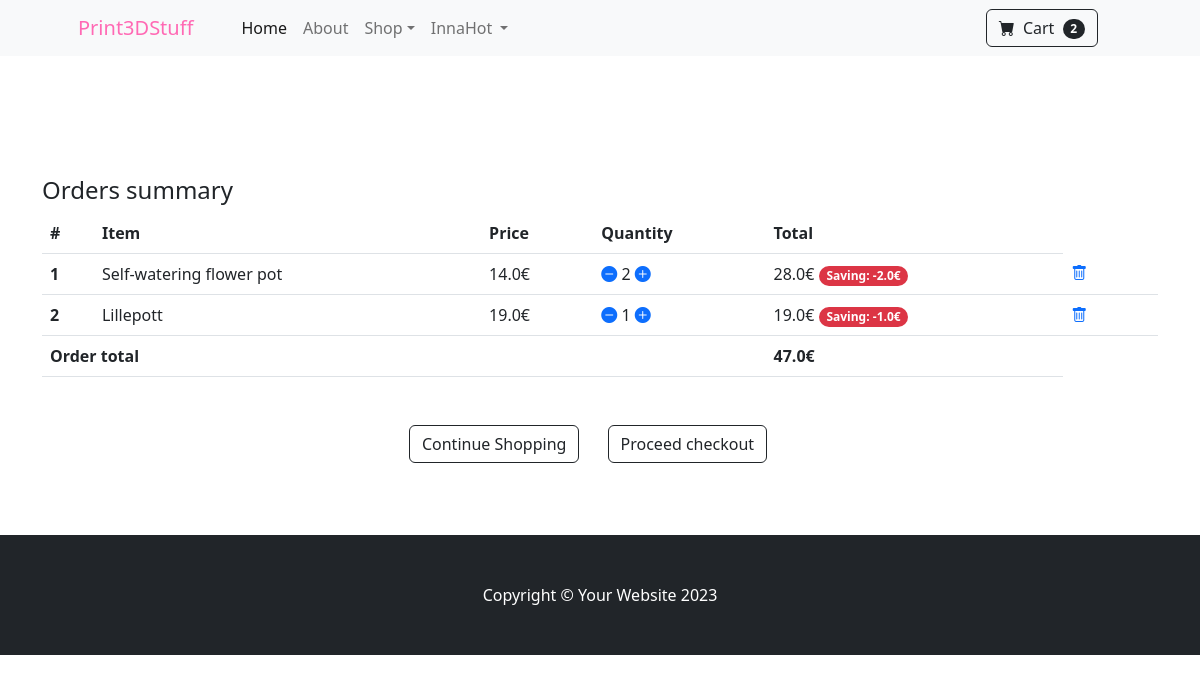
The page /summary/ (signed in) on the database its author committed.
### mainapp/models.py (models this page shows, shortened)
class Order(models.Model):
    user = models.ForeignKey(User, on_delete=models.CASCADE)
    order_ref = models.CharField(max_length=20)
    items = models.ManyToManyField(OrderItem)
    ordered_date = models.DateTimeField()
    ordered = models.BooleanField(default=False)
    billing_address = models.ForeignKey('BillingAddress', on_delete=models.SET_NULL, blank=True, null=True)
    coupon = models.ForeignKey('Coupon', on_delete=models.SET_NULL, blank=True, null=True)
    payment = models.ForeignKey('Payment', on_delete=models.SET_NULL, blank=True, null=True)
    delivered = models.BooleanField(default=False)
    received = models.BooleanField(default=False)
    refund_requested = models.BooleanField(default=False)
    refund_granted = models.BooleanField(default=False)
    def total_price(self):
        total = 0
        for order_item in self.items.all():
            total += order_item.final_price()
        if self.coupon:
            total -= self.coupon.amount
        return total

class OrderItem(models.Model):
    user = models.ForeignKey(User, on_delete=models.CASCADE)
    ordered = models.BooleanField(default=False)
    item = models.ForeignKey(Item, on_delete=models.CASCADE)
    quantity = models.IntegerField(default=1)
    def total_item_price(self):
        return self.quantity * self.item.price
    def total_item_discount_price(self):
        return self.quantity * self.item.discount_price
    def amount_saved(self):
        return self.total_item_price() - self.total_item_discount_price()
    def final_price(self):
        if self.item.discount_price:
            return self.total_item_discount_price()
        else:
            return self.total_item_price()

class Item(models.Model):
    title = models.CharField(max_length=100)
    price = models.FloatField()
    discount_price = models.FloatField(blank=True, null=True)
    category = models.CharField(choices=CATEGORY_CHOICES, max_length=5)
    slug = models.SlugField()
    description = models.TextField()
    image = models.ImageField()

### mainapp/views.py (the view)
# urls.py: path('summary/', views.OrderSummary.as_view(), name='summary'),
class OrderSummary(LoginRequiredMixin, View):
    def get(self, *args, **kwargs):
        try:
            current_order = Order.objects.get(user=self.request.user, ordered=False)
            context = {
                'object': current_order
            }
            return render(self.request, 'summary.html', context)
        except ObjectDoesNotExist:
            messages.warning(self.request, "You don't have any items in the cart")
            return redirect('/')

### mainapp/templatetags/cart_template.py (called while the page is built)
@register.filter(name="cart_count")
def cart_count(user):
    if user.is_authenticated:
        query_set = Order.objects.filter(user=user, ordered=False)
        if query_set.exists():
            return query_set[0].items.count()
        return 0

### templates/summary.html (shortened to what this page needs)
{% extends 'base.html' %}
{% block content %}
<section class="py-5">
    <div class="container table-responsive">
        <h4>Orders summary</h4>
            <table class="table">
                  <thead>
                    <tr>
                      <th scope="col">#</th>
                      <th scope="col">Item</th>
                      <th scope="col">Price</th>
                      <th scope="col">Quantity</th>
                      <th scope="col">Total</th>
                    </tr>
                  </thead>
                <tbody>
                {% for order_item in object.items.all %}
                        <tr>
                          <th scope="row">{{ forloop.counter }}</th>
                          <td>{{ order_item.item.title }}</td>
                          {% if order_item.item.discount_price %}
                            <td>{{ order_item.item.discount_price }}€</td>
                            {% else %}
                            <td>{{ order_item.item.price }}€</td>
                            {% endif %}
                          <td>
                              <a href="{% url 'mainapp:remove-single-item' order_item.item.slug %}"><i class="bi bi-dash-circle-fill mr-2"></i></a>
                              {{ order_item.quantity }}
                              <a href="{% url 'mainapp:add-to-cart' order_item.item.slug %}"><i class="bi bi-plus-circle-fill"></i></a>
                          </td>
                            {% if order_item.item.discount_price %}
                            <td>{{ order_item.total_item_discount_price }}€
                            <span class="badge rounded-pill bg-danger">Saving: -{{ order_item.amount_saved }}€</span>
                            </td>
                            {% else %}
                            <td>{{ order_item.total_item_price }}€</td>
                            {% endif %}
                          <td>
                            <a href="{% url 'mainapp:remove-from-cart' order_item.item.slug %}"><i class="bi bi-trash"></i>
                            </a>
                          <td>
                        </tr>
                {% endfor %}
                {% if object.total_price %}
                <tr>
                    <td colspan="4"><b>Order total</b></td>
                    <td><b>{{ object.total_price }}€</b></td>
                </tr>
                {% endif %}
                </tbody>
            </table>
               <div class="card-footer p-4 pt-0 border-top-0 bg-transparent">
                    <div class="text-center mt-5">
                        <a class="btn btn-outline-dark mt-auto me-4" href="{% url 'mainapp:index' %}">Continue Shopping</a>
                        <a class="btn btn-outline-dark mt-auto me-4" href="{% url 'mainapp:shipping' %}">Proceed checkout</a>
                    </div>
                </div>
    </div>
 </section>
{% endblock %}

### templates/base.html (shortened to what this page needs)
{% load static %}
{% load cart_template %}
<!DOCTYPE html>
<html lang="en">
    <head>
        <link href="https://cdn.jsdelivr.net/npm/bootstrap-icons@1.5.0/font/bootstrap-icons.css" rel="stylesheet" />
        <link href="{% static 'css/styles.css' %}" rel="stylesheet" />
    </head>
    <body>
        <nav class="navbar navbar-expand-lg navbar-light bg-light">
            <div class="container px-4 px-lg-5">
                <a class="navbar-brand" style="color: hotpink;" href="{% url 'mainapp:index' %}">Print3DStuff</a>
                <div class="collapse navbar-collapse" id="navbarSupportedContent">
                    <ul class="navbar-nav me-auto mb-2 mb-lg-0 ms-lg-4">
                        <li class="nav-item"><a class="nav-link active" aria-current="page" href="{% url 'mainapp:index' %}">Home</a></li>
                        <li class="nav-item"><a class="nav-link" href="{% url 'mainapp:about' %}">About</a></li>
                        <li class="nav-item dropdown">
                            <a class="nav-link dropdown-toggle" id="navbarDropdown" href="#" role="button" data-bs-toggle="dropdown" aria-expanded="false">Shop</a>
                        </li>
                        {% if user.is_authenticated %}
                        <li class="nav-item dropdown">
                            <a class="nav-link dropdown-toggle" href="#" role="button" data-bs-toggle="dropdown" aria-expanded="false">
                                {{ user.get_username }}
                            </a>
                        </li>
                        {% else %}
                            <li class="nav-item"><a class="nav-link active" href="{% url 'accounts:login' %}">Sign in</a></li>
                        {% endif %}
                    </ul>
                    <form class="d-flex">
                        <a class="btn btn-outline-dark mt-auto me-4" href="{% url 'mainapp:summary' %}" type="submit">
                            <i class="bi-cart-fill me-1"></i>
                            Cart
                            <span class="badge bg-dark text-white ms-1 rounded-pill">
                                {% if user.is_authenticated %}
                                    {{ user|cart_count }}
                                {% else %}
                                    0
                                {% endif %}
                            </span>
                        </a>
                    </form>
                </div>
            </div>
        </nav>
        <div class="mt-5 pt-4">
        </div>
        {% block content %}
        {% endblock %}
        <footer class="py-5 bg-dark">
            <div class="container"><p class="m-0 text-center text-white">Copyright &copy; Your Website 2023</p></div>
        </footer>
    </body>
</html>

### rows shown on the page
OrderItem: item "Self-watering flower pot", item.discount_price "14.0", quantity "2", total_item_discount_price "28.0", amount_saved "2.0"
OrderItem: item "Lillepott", item.discount_price "19.0", quantity "1", total_item_discount_price "19.0", amount_saved "1.0"
Order: total_price "47.0"

### other values the page prints
{{ user.get_username }} "InnaHot"
{{ user|cart_count }} "2"
